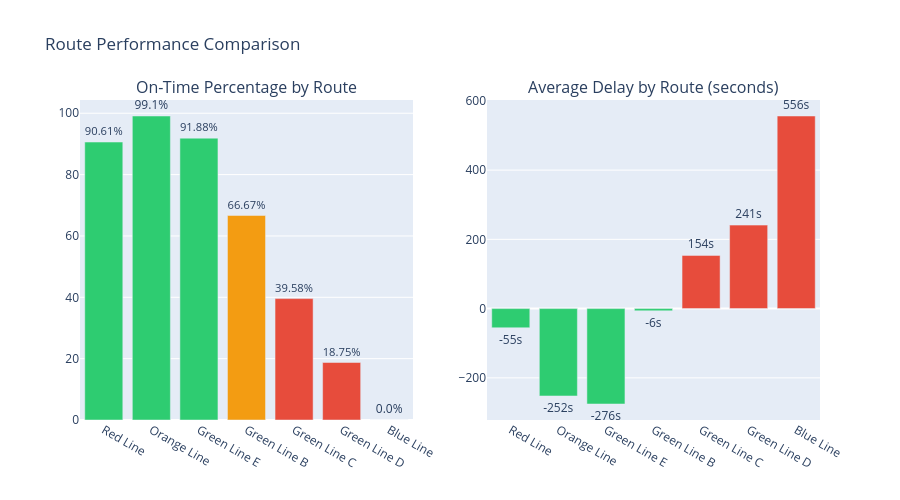

Notebook cell for this chart:
### Code cell
route_delays = query("""
    SELECT * FROM marts.mart_route_reliability
    ORDER BY reliability_score DESC
""").to_pandas()

print("Route Reliability Metrics:")
print(route_delays[['route_name', 'route_type_desc', 'total_predictions', 'on_time_pct',
                      'avg_delay_seconds', 'median_delay_seconds', 'p90_delay_seconds',
                      'reliability_score']].to_string(index=False))

fig = make_subplots(
    rows=1, cols=2,
    subplot_titles=("On-Time Percentage by Route", "Average Delay by Route (seconds)")
)

fig.add_trace(
    go.Bar(
        x=route_delays["route_name"],
        y=route_delays["on_time_pct"],
        marker_color=route_delays["reliability_score"].apply(
            lambda x: "#2ecc71" if x > 80 else "#f39c12" if x > 50 else "#e74c3c"
        ),
        text=route_delays["on_time_pct"].apply(lambda x: f"{x}%"),
        textposition="outside",
        name="On-Time %",
    ),
    row=1, col=1,
)

fig.add_trace(
    go.Bar(
        x=route_delays["route_name"],
        y=route_delays["avg_delay_seconds"],
        marker_color=route_delays["avg_delay_seconds"].apply(
            lambda x: "#e74c3c" if x > 60 else "#f39c12" if x > 0 else "#2ecc71"
        ),
        text=route_delays["avg_delay_seconds"].apply(lambda x: f"{x:.0f}s"),
        textposition="outside",
        name="Avg Delay",
    ),
    row=1, col=2,
)

fig.update_layout(height=500, title_text="Route Performance Comparison", showlegend=False)
fig.show()

### Figure 1 — Plotly figure (JSON) as saved in the notebook; plotly's stock layout.template omitted (floating-point values rounded to 4 significant figures)
{"data": [{"marker": {"color": ["#2ecc71", "#2ecc71", "#2ecc71", "#f39c12", "#e74c3c", "#e74c3c", "#e74c3c"]}, "name": "On-Time %", "text": ["90.61%", "99.1%", "91.88%", "66.67%", "39.58%", "18.75%", "0.0%"], "textposition": "outside", "type": "bar", "x": ["Red Line", "Orange Line", "Green Line E", "Green Line B", "Green Line C", "Green Line D", "Blue Line"], "xaxis": "x", "y": [90.61, 99.1, 91.88, 66.67, 39.58, 18.75, 0.0], "yaxis": "y"}, {"marker": {"color": ["#2ecc71", "#2ecc71", "#2ecc71", "#2ecc71", "#e74c3c", "#e74c3c", "#e74c3c"]}, "name": "Avg Delay", "text": ["-55s", "-252s", "-276s", "-6s", "154s", "241s", "556s"], "textposition": "outside", "type": "bar", "x": ["Red Line", "Orange Line", "Green Line E", "Green Line B", "Green Line C", "Green Line D", "Blue Line"], "xaxis": "x2", "y": [-55.4, -252.4, -275.6, -6.5, 153.7, 241.1, 556.3], "yaxis": "y2"}], "layout": {"annotations": [{"font": {"size": 16}, "showarrow": false, "text": "On-Time Percentage by Route", "x": 0.225, "xanchor": "center", "xref": "paper", "y": 1, "yanchor": "bottom", "yref": "paper"}, {"font": {"size": 16}, "showarrow": false, "text": "Average Delay by Route (seconds)", "x": 0.775, "xanchor": "center", "xref": "paper", "y": 1, "yanchor": "bottom", "yref": "paper"}], "height": 500, "showlegend": false, "title": {"text": "Route Performance Comparison"}, "xaxis": {"anchor": "y", "domain": [0, 0.45]}, "xaxis2": {"anchor": "y2", "domain": [0.55, 1]}, "yaxis": {"anchor": "x", "domain": [0, 1]}, "yaxis2": {"anchor": "x2", "domain": [0, 1]}}}
